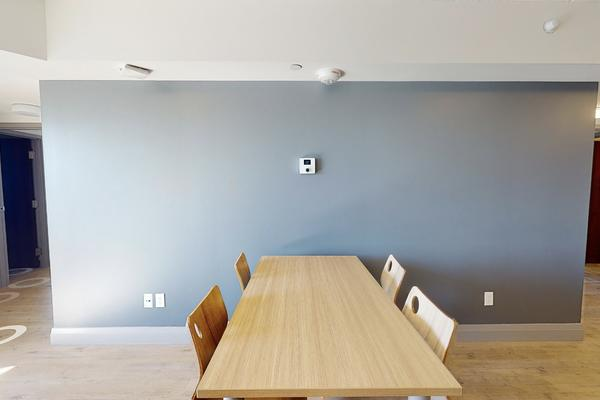
#> input picture testing_folder/face1_resize.jpg, 600 x 400 px, given in place of face1_resize.png, which was not available
$ python convert_jpg.py
#> lines starting #> are read from the running program, lines starting #| are printed output that depends on the picture; pictures that were not available may be replaced by others from this repository, and a replacement may not be noted
from PIL import Image
import os

def convert_png_to_jpg(png_path, jpg_path=None):
#> called with png_path = 'face1_resize.png'
    if not os.path.exists(png_path):
        print(f"[✗] File not found: {png_path}")
        return

    # Set default jpg path if not provided
    if jpg_path is None:
        jpg_path = os.path.splitext(png_path)[0] + '.jpg'

    # Open and convert image
    with Image.open(png_path) as img:
        # Convert image mode if it has transparency
#> img is the input picture: PIL image 600x400 RGB; mean R, G, B 170.9, 167.9, 162.3
        if img.mode in ("RGBA", "LA"):
            background = Image.new("RGB", img.size, (255, 255, 255))
            background.paste(img, mask=img.split()[3])  # Use alpha channel as mask
            img = background
        else:
            img = img.convert("RGB")

        img.save(jpg_path, 'JPEG')
        print(f"[✓] Converted {png_path} → {jpg_path}")

# Example usage
convert_png_to_jpg('face1_resize.png')
convert_png_to_jpg('face2_resize.png')
#> call 2 of convert_png_to_jpg, with png_path = 'face2_resize.png'
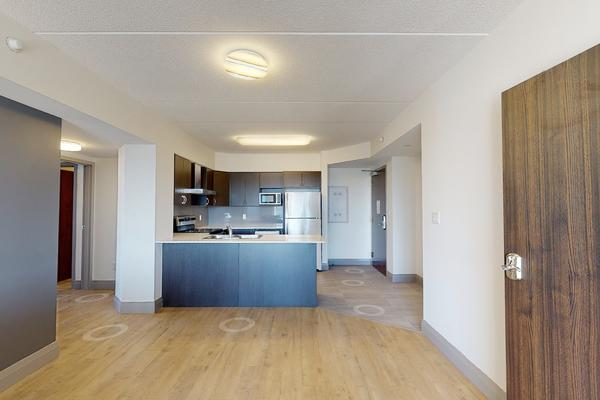
#> input picture testing_folder/face2_resize.jpg, 600 x 400 px, given in place of face2_resize.png, which was not available
#> in convert_png_to_jpg, img is the input picture: PIL image 600x400 RGB; mean R, G, B 163.9, 155.1, 144.4
convert_png_to_jpg('face3_resize.png')
#> call 3 of convert_png_to_jpg, with png_path = 'face3_resize.png'
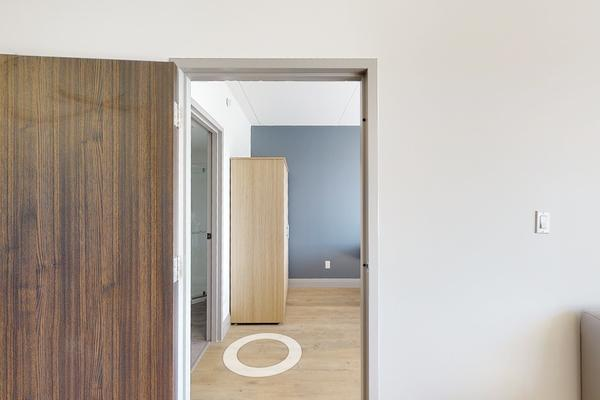
#> input picture testing_folder/face3_resize.jpg, 600 x 400 px, given in place of face3_resize.png, which was not available
#> in convert_png_to_jpg, img is the input picture: PIL image 600x400 RGB; mean R, G, B 186, 177.6, 169.7
convert_png_to_jpg('face4_resize.png')
#> call 4 of convert_png_to_jpg, with png_path = 'face4_resize.png'
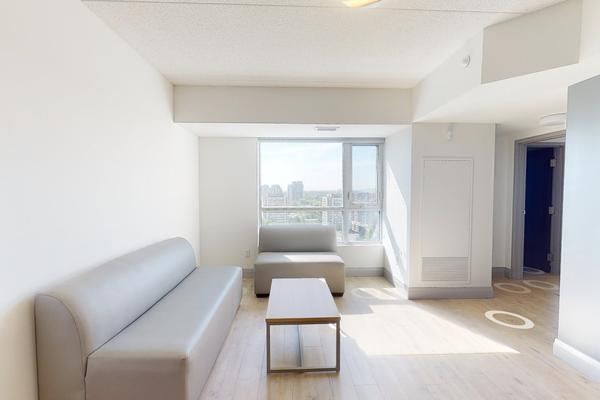
#> input picture testing_folder/face4_resize.jpg, 600 x 400 px, given in place of face4_resize.png, which was not available
#> in convert_png_to_jpg, img is the input picture: PIL image 600x400 RGB; mean R, G, B 197.3, 194.4, 191.6
